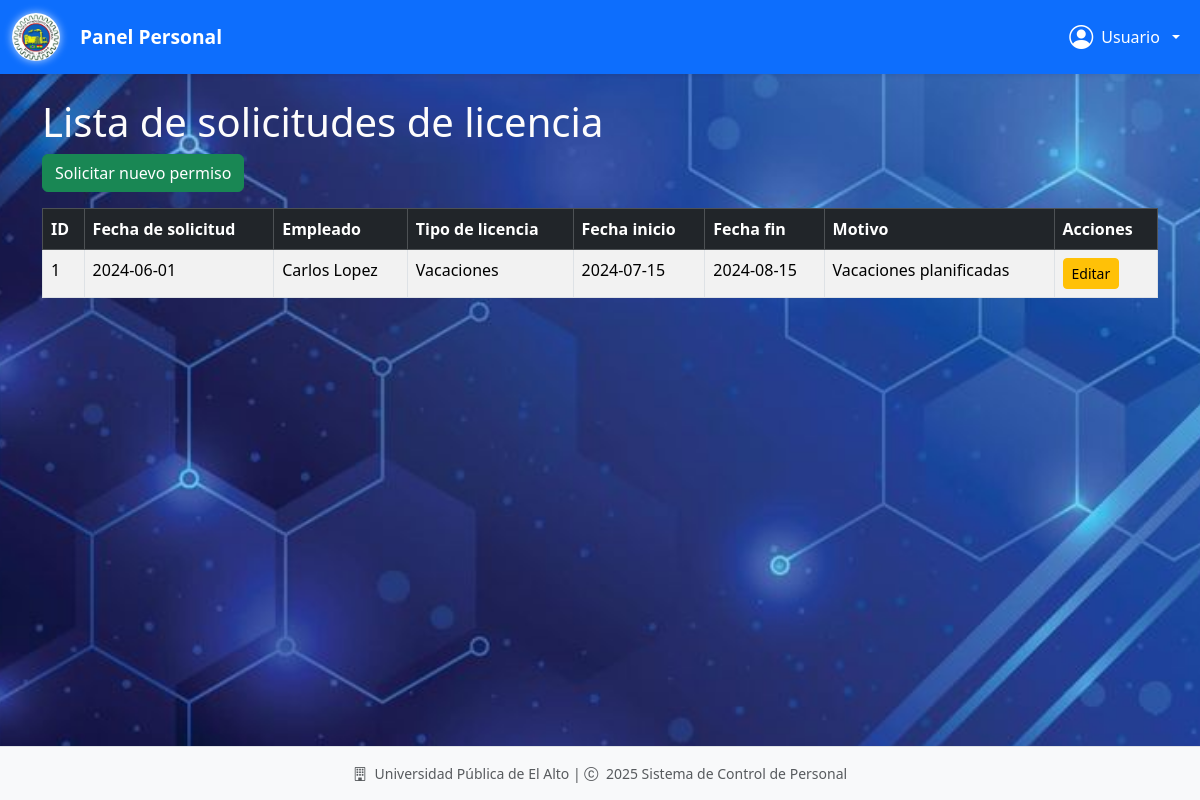
/personal/solicitudes_licencia/ (signed in), run on the app's committed database.
### models/solicitud_licencia_model.py (models this page shows, shortened)
class SolicitudLicencia(db.Model):
    __tablename__ = "solicitudes_licencia"
    id = db.Column(db.Integer, primary_key=True)
    fecha_solicitud = db.Column(db.Date, default=date.today, nullable=False)
    fecha_inicio = db.Column(db.Date, nullable=False)
    fecha_fin = db.Column(db.Date, nullable=False)
    motivo = db.Column(db.Text, nullable=False)
    empleado_id = db.Column(db.Integer, db.ForeignKey('empleados.id'), nullable=False)
    tipo_licencia_id = db.Column(db.Integer, db.ForeignKey('tipos_licencia.id'), nullable=False)
    empleado = db.relationship('Empleado', back_populates='solicitudes_licencia')
    tipo_licencia = db.relationship('TipoLicencia', back_populates='solicitudes')
    licencia_aprobada = db.relationship('LicenciaAprobada', back_populates='solicitud_licencia', uselist=False)

### models/empleado_model.py (models this page shows, shortened)
class Empleado(db.Model):
    __tablename__ = "empleados"
    id = db.Column(db.Integer, primary_key=True)
    nombre = db.Column(db.String(255), nullable=False)
    apellido = db.Column(db.String(255), nullable=False)
    ci = db.Column(db.String(20), nullable=False, unique=True)
    email = db.Column(db.String(255), nullable=False, unique=True)
    telefono = db.Column(db.String(20), nullable=False)
    fecha = db.Column(db.DateTime, nullable=False, default=datetime.utcnow)
    cargo_id = db.Column(db.Integer, db.ForeignKey('cargos.id'), nullable=False)
    cargo = db.relationship('Cargo', back_populates='empleados')
    usuarios = db.relationship('Usuario', back_populates='empleado', uselist=False)
    asistencias = db.relationship('Asistencia', back_populates='empleado', cascade='all, delete-orphan')
    historial_laboral = db.relationship('Historial', back_populates='empleado', cascade='all, delete-orphan')
    licencias_aprobadas = db.relationship('LicenciaAprobada', back_populates='empleado', cascade='all, delete-orphan')
    solicitudes_licencia = db.relationship('SolicitudLicencia', back_populates='empleado', cascade='all, delete-orphan')
    def delete(self):
        db.session.delete(self)
        db.session.commit()

### models/tipo_licencia_model.py (models this page shows, shortened)
class TipoLicencia(db.Model):
    __tablename__ = 'tipos_licencia'
    id = db.Column(db.Integer, primary_key=True)
    nombre = db.Column(db.String(100), nullable=False)
    descripcion = db.Column(db.String(200))
    solicitudes = db.relationship('SolicitudLicencia', back_populates='tipo_licencia', cascade='all, delete-orphan')
    def delete(self):
        db.session.delete(self)
        db.session.commit()

### controllers/solicitud_licencia_controller.py (the view)
@solicitud_licencia_personal_bp.route('/')
def index_personal():
    usuario_id = session.get("user_id")
    if not usuario_id:
        flash("Sesión no válida.", "danger")
        return redirect(url_for("auth.login"))
    from models.usuario_model import Usuario
    usuario = Usuario.get_by_id(usuario_id)
    if not usuario:
        flash("Usuario no encontrado.", "danger")
        return redirect(url_for("auth.login"))
    solicitudes = SolicitudLicencia.query.filter_by(empleado_id=usuario.empleado_id).all()
    for solicitud in solicitudes:
        if solicitud.fecha_inicio and solicitud.fecha_fin:
            solicitud.dias_permiso = (solicitud.fecha_fin - solicitud.fecha_inicio).days + 1
        else:
            solicitud.dias_permiso = 0
    return solicitud_licencia_view.personal_list(solicitudes)

### models/usuario_model.py (called while the page is built)
    @staticmethod
    def get_by_id(id):
        return Usuario.query.get(id)

### run.py (called while the page is built)
@app.context_processor
def inject_active_path():
    def is_active(path):
        return 'active' if request.path == path else ''
    return(dict(is_active = is_active))

### views/solicitud_licencia_view.py (called while the page is built)
def personal_list(solicitudes):
    return render_template('personal/solicitud_licencias/index.html', solicitudes=solicitudes)

### templates/personal/solicitud_licencias/index.html (shortened to what this page needs)
{% extends 'personal/base.html' %}
{% block content %}
<h1>Lista de solicitudes de licencia</h1>
<a href="{{ url_for('solicitud_licencia_personal.create_personal') }}" class="btn btn-success mb-3">Solicitar nuevo permiso</a>
<table class="table table-bordered table-striped">
    <thead class="table-dark">
        <tr>
            <th>ID</th>
            <th>Fecha de solicitud</th>
            <th>Empleado</th>
            <th>Tipo de licencia</th>
            <th>Fecha inicio</th>
            <th>Fecha fin</th>
            <th>Motivo</th>
            <th>Acciones</th>
        </tr>
    </thead>
    <tbody>
        {% for solicitud in solicitudes %}
        <tr>
            <td>{{ solicitud.id }}</td>
            <td>{{ solicitud.fecha_solicitud.strftime('%Y-%m-%d') if solicitud.fecha_solicitud else '' }}</td>
            <td>{{ solicitud.empleado.nombre }} {{ solicitud.empleado.apellido }}</td>
            <td>{{ solicitud.tipo_licencia.nombre }}</td>
            <td>{{ solicitud.fecha_inicio.strftime('%Y-%m-%d') if solicitud.fecha_inicio else '' }}</td>
            <td>{{ solicitud.fecha_fin.strftime('%Y-%m-%d') if solicitud.fecha_fin else '' }}</td>
            <td>{{ solicitud.motivo }}</td>
            <td>
                <a href="{{ url_for('solicitud_licencia_personal.edit_personal', id=solicitud.id) }}" class="btn btn-warning btn-sm">Editar</a>
            </td>
        </tr>
        {% else %}
        <tr>
            <td colspan="5" class="text-center">No hay permisos registrados.</td>
        </tr>
        {% endfor %}
    </tbody>
</table>
{% endblock %}

### static/style/style_personal.css (style rules this page uses)
:root { --primary-color: #0d6efd; --secondary-color: #6c757d; --success-color: #198754; --info-color: #0dcaf0; --warning-color: #ffc107; --danger-color: #dc3545; --light-color: #f8f9fa; --dark-color: #212529; }
body { font-family: 'Segoe UI', Tahoma, Geneva, Verdana, sans-serif; color: #fdfcfc; min-height: 100vh; display: flex; flex-direction: column; }

### data on the page
SolicitudLicencia: id "1", fecha_solicitud "2024-06-01", empleado.nombre "Carlos", empleado.apellido "Lopez", tipo_licencia.nombre "Vacaciones", fecha_inicio "2024-07-15", fecha_fin "2024-08-15", motivo "Vacaciones planificadas"

### other printed values
{{ usuario.username if current_user else 'Usuario' }} "Usuario"
